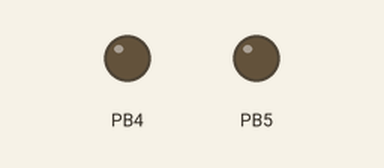
This program was run on a simulated ATmega328P, built with avr-gcc and emulated at 16 MHz. Parts: output pins drawn as LEDs (lit = HIGH).

Above: at 0.5 s.
At 2.2 s:
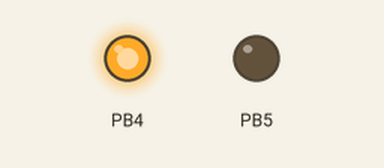
At 5.7 s:
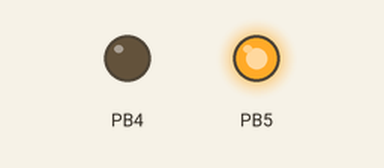
Timing chart, 0 to 9.1 s (numbered marks = the images above):
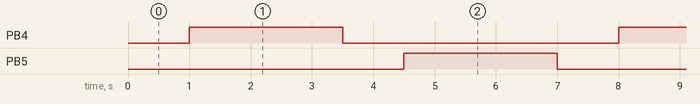

The program:

main.c
```c
/*
 * DC_motor1.c
 *
 * Created: 9/10/2025 9:08:08 PM
 * Author : Felix Thomas
 */

#define F_CPU 16000000UL
#include <avr/io.h>
#include <util/delay.h>

int main(void)
{
    DDRB |= (1<<DDB5);
	DDRB |= (1<<DDB4);
    while (1)
    {
		PORTB &= ~(1<<PORTB5);
		PORTB &= ~(1<<PORTB4);
		_delay_ms(1000);
		PORTB &= ~(1<<PORTB5);
		PORTB |= (1<<PORTB4);
		_delay_ms(2500);
		PORTB &= ~(1<<PORTB5);
		PORTB &= ~(1<<PORTB4);
		_delay_ms(1000);
		PORTB &= ~(1<<PORTB4);
		PORTB |= (1<<PORTB5);
		_delay_ms(2500);
    }
}
```

Measured:
- by itself, PB4, PB5: alternates HIGH for 2.5 s and LOW for 4.5 s
- by itself, everything shown: repeats every 7.0 s, in 4 steps
